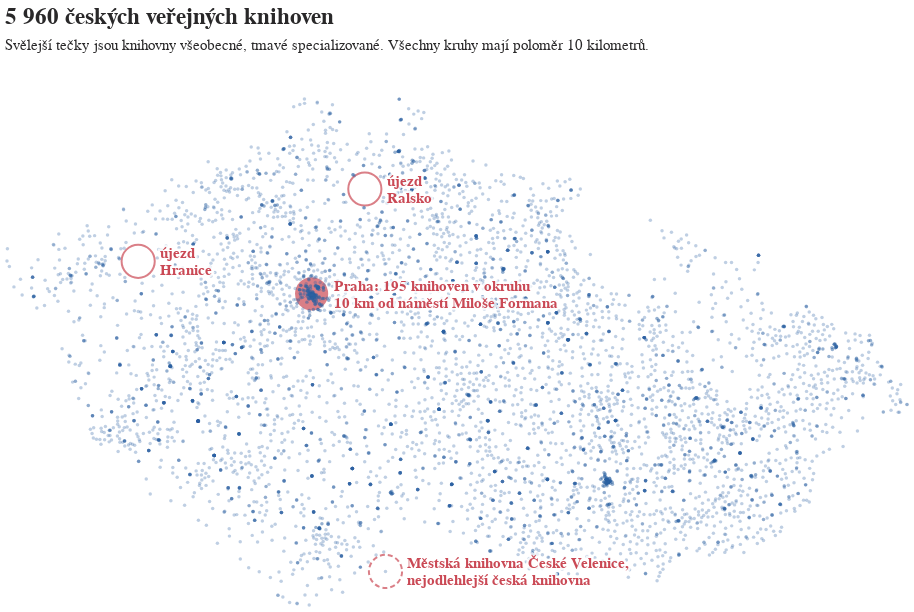

Source (notebook cell):
### Code cell
dvacet_km = 1100
velikost_textu = 15
tecky_tmava = '#2B61A2'
tecky_svetla = '#9ABFDD'
krouzky_barva = '#CA4955'
ostatni = '#171412'

tecky = alt.Chart(
    do_grafu,
    width=chart_width,
    height=chart_height
).mark_point(
    size=12,
    filled=True
).encode(
    alt.X('lon',scale=alt.Scale(domain=[lon_min,lon_max]),axis=None),
    alt.Y('lat',scale=alt.Scale(domain=[lat_min,lat_max]),axis=None),
    alt.Color("kategorie:N", scale=alt.Scale(range=[tecky_tmava]), legend=None),
    alt.Opacity("kategorie:N", scale=alt.Scale(range=[0.5,0.3]))
    # alt.Color('Velenice:N',scale=alt.Scale(range=['gray','red']), legend=None),
    # alt.Color('J - druh knihovny:N')
)

kolecka = alt.Chart(
    poi.filter(pl.col("index").is_in(kolecka_radky)),
    width=chart_width,
    height=chart_height
).mark_circle(
    size=dvacet_km,
    filled=True,
    color=krouzky_barva
).encode(
    alt.X('grid_lon',scale=alt.Scale(domain=[lon_min,lon_max]),axis=None),
    alt.Y('grid_lat',scale=alt.Scale(domain=[lat_min,lat_max]),axis=None),
)

krouzky = alt.Chart(
    poi.filter(pl.col("index").is_in(krouzky_radky)),
    width=chart_width,
    height=chart_height
).mark_circle(
    size=dvacet_km,
    filled=False,
    color=krouzky_barva
).encode(
    alt.X('grid_lon',scale=alt.Scale(domain=[lon_min,lon_max]),axis=None),
    alt.Y('grid_lat',scale=alt.Scale(domain=[lat_min,lat_max]),axis=None),
)

text = alt.Chart(
    poi, #.filter(pl.col("index") == 0),
    width=chart_width,
    height=chart_height
).mark_text(
    size=velikost_textu,
    opacity=1,
    align='left',
    dx=22,
    dy=-8.2,
    font='Noticia Text',
    fontWeight='bold',
    color=krouzky_barva
).encode(
    alt.X('grid_lon',scale=alt.Scale(domain=[lon_min,lon_max]),axis=None),
    alt.Y('grid_lat',scale=alt.Scale(domain=[lat_min,lat_max]),axis=None),
    alt.Text('text:N')
)

text_halo = alt.Chart(
    poi, 
    width=chart_width,
    height=chart_height
).mark_text(
    size=velikost_textu,
    align='left',
    dx=22,
    dy=-8.2,
    font='Noticia Text',
    fontWeight='bold',
    # --- The Magic Part ---
    color='white',        # Match your chart's background color
    stroke='white',       # Create an outline
    strokeWidth=5,        # Thickness of the halo (adjust as needed, 3-5 is usually good)
    opacity=0.8           # Optional: slight transparency if you want to see faint dots behind
).encode(
    alt.X('grid_lon', scale=alt.Scale(domain=[lon_min,lon_max]), axis=None),
    alt.Y('grid_lat', scale=alt.Scale(domain=[lat_min,lat_max]), axis=None),
    alt.Text('text:N')
)

podkresleni = alt.Chart(
    poi.filter(pl.col("index") == 0),
    width=chart_width,
    height=chart_height
).mark_point(
    size=dvacet_km,
    shape="circle",
    strokeDash=(5,3),
    color=krouzky_barva,
    align='left'
).encode(
    alt.X('grid_lon',scale=alt.Scale(domain=[lon_min,lon_max]),axis=None),
    alt.Y('grid_lat',scale=alt.Scale(domain=[lat_min,lat_max]),axis=None)
)

finalni_graf = (podkresleni + kolecka + krouzky + tecky + text_halo + text).configure_view(
    stroke='transparent'
).properties(
    title=alt.Title(
        f'5 960 českých veřejných knihoven',
        subtitle=[
            "Svělejší tečky jsou knihovny všeobecné, tmavé specializované. Všechny kruhy mají poloměr 10 kilometrů."
        ],
        fontSize=velikost_textu * 1.5,
        subtitleFontSize=velikost_textu,
        dy=-40
    )
)

finalni_graf

### Figure 1 — Vega-Lite specification as saved in the notebook (floating-point values rounded to 4 significant figures; data arrays with more than 128 entries replaced by an {"elided": "..."} marker saying what was removed)
{"config": {"title": {"font": "Noticia Text", "fontSize": 11.5, "anchor": "start", "lineHeight": 19, "fontWeight": "bolder", "subtitleFont": "Noticia Text", "subtitleFontSize": 10, "subtitleLineHeight": 15, "subtitlePadding": 10, "dy": -10, "color": "#292829", "subtitleColor": "#292829"}, "axis": {"labelFont": "Asap", "titleFont": "Asap", "fontWeight": "lighter", "titleFontWeight": "lighter", "labelFontSize": 9, "titleFontSize": 9, "labelPadding": 2, "titlePadding": 9, "domainOpacity": 0, "tickColor": "#DCDDD6", "labelColor": "#292829"}, "legend": {"labelFont": "Asap", "labelFontWeight": "normal", "titleFont": "Asap", "titleFontWeight": "normal", "labelFontSize": 9, "titleFontSize": 9, "labelColor": "#292829"}, "view": {"stroke": "transparent"}}, "layer": [{"data": {"name": "data-a8198dab48fdd7bfc0e56af01b9ffc22"}, "mark": {"type": "point", "align": "left", "color": "#CA4955", "shape": "circle", "size": 1100, "strokeDash": [5, 3]}, "encoding": {"x": {"axis": null, "field": "grid_lon", "scale": {"domain": [12.17, 18.81]}, "type": "quantitative"}, "y": {"axis": null, "field": "grid_lat", "scale": {"domain": [48.61, 51.02]}, "type": "quantitative"}}}, {"data": {"name": "data-17974537ce63b9e70af905b0153c0f30"}, "mark": {"type": "circle", "color": "#CA4955", "filled": true, "size": 1100}, "encoding": {"x": {"axis": null, "field": "grid_lon", "scale": {"domain": [12.17, 18.81]}, "type": "quantitative"}, "y": {"axis": null, "field": "grid_lat", "scale": {"domain": [48.61, 51.02]}, "type": "quantitative"}}}, {"data": {"name": "data-fa6ee21990812fd1945589e029efd611"}, "mark": {"type": "circle", "color": "#CA4955", "filled": false, "size": 1100}, "encoding": {"x": {"axis": null, "field": "grid_lon", "scale": {"domain": [12.17, 18.81]}, "type": "quantitative"}, "y": {"axis": null, "field": "grid_lat", "scale": {"domain": [48.61, 51.02]}, "type": "quantitative"}}}, {"data": {"name": "data-13dc4bebde56c4b153bbf8e16c9023dd"}, "mark": {"type": "point", "filled": true, "size": 12}, "encoding": {"color": {"field": "kategorie", "legend": null, "scale": {"range": ["#2B61A2"]}, "type": "nominal"}, "opacity": {"field": "kategorie", "scale": {"range": [0.5, 0.3]}, "type": "nominal"}, "x": {"axis": null, "field": "lon", "scale": {"domain": [12.17, 18.81]}, "type": "quantitative"}, "y": {"axis": null, "field": "lat", "scale": {"domain": [48.61, 51.02]}, "type": "quantitative"}}}, {"data": {"name": "data-2e7e6c572a0d3316a89e4c59b9d083ad"}, "mark": {"type": "text", "align": "left", "color": "white", "dx": 22, "dy": -8.2, "font": "Noticia Text", "fontWeight": "bold", "opacity": 0.8, "size": 15, "stroke": "white", "strokeWidth": 5}, "encoding": {"text": {"field": "text", "type": "nominal"}, "x": {"axis": null, "field": "grid_lon", "scale": {"domain": [12.17, 18.81]}, "type": "quantitative"}, "y": {"axis": null, "field": "grid_lat", "scale": {"domain": [48.61, 51.02]}, "type": "quantitative"}}}, {"data": {"name": "data-2e7e6c572a0d3316a89e4c59b9d083ad"}, "mark": {"type": "text", "align": "left", "color": "#CA4955", "dx": 22, "dy": -8.2, "font": "Noticia Text", "fontWeight": "bold", "opacity": 1, "size": 15}, "encoding": {"text": {"field": "text", "type": "nominal"}, "x": {"axis": null, "field": "grid_lon", "scale": {"domain": [12.17, 18.81]}, "type": "quantitative"}, "y": {"axis": null, "field": "grid_lat", "scale": {"domain": [48.61, 51.02]}, "type": "quantitative"}}}], "height": 506, "title": {"text": "5 960 českých veřejných knihoven", "dy": -40, "fontSize": 22.5, "subtitle": ["Svělejší tečky jsou knihovny všeobecné, tmavé specializované. Všechny kruhy mají poloměr 10 kilometrů."], "subtitleFontSize": 15}, "width": 900, "$schema": "https://vega.github.io/schema/vega-lite/v5.20.1.json", "datasets": {"data-a8198dab48fdd7bfc0e56af01b9ffc22": [{"index": 0, "grid_lat": 48.77, "grid_lon": 14.96, "text": ["Městská knihovna České Velenice,", "nejodlehlejší česká knihovna"]}], "data-17974537ce63b9e70af905b0153c0f30": [{"index": 426778, "grid_lat": 50.09, "grid_lon": 14.42, "text": ["Praha: 195 knihoven v okruhu", "10 km od náměstí Miloše Formana"]}], "data-fa6ee21990812fd1945589e029efd611": [{"index": 95212, "grid_lat": 50.25, "grid_lon": 13.14, "text": ["újezd", "Hranice"]}, {"index": 843792, "grid_lat": 50.59, "grid_lon": 14.81, "text": ["újezd", "Ralsko"]}], "data-13dc4bebde56c4b153bbf8e16c9023dd": {"elided": "5960 records"}, "data-2e7e6c572a0d3316a89e4c59b9d083ad": [{"index": 426778, "grid_lat": 50.09, "grid_lon": 14.42, "text": ["Praha: 195 knihoven v okruhu", "10 km od náměstí Miloše Formana"]}, {"index": 95212, "grid_lat": 50.25, "grid_lon": 13.14, "text": ["újezd", "Hranice"]}, {"index": 843792, "grid_lat": 50.59, "grid_lon": 14.81, "text": ["újezd", "Ralsko"]}, {"index": 0, "grid_lat": 48.77, "grid_lon": 14.96, "text": ["Městská knihovna České Velenice,", "nejodlehlejší česká knihovna"]}]}}
